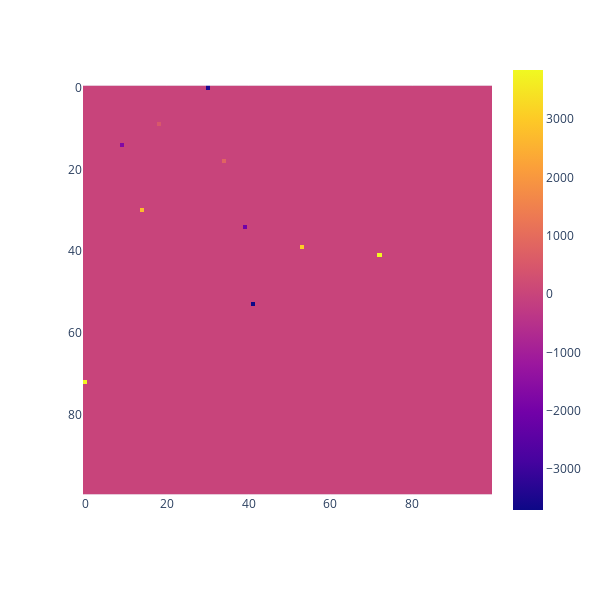

The notebook cell saved with this chart:
### Code cell
visualizations.heatmap(tracking_df['state_value'].iloc[-1], show_values=True)

### Figure 1 — Plotly figure (JSON) as saved in the notebook; plotly's stock layout.template omitted (floating-point values rounded to 4 significant figures; data arrays with more than 128 entries replaced by an {"elided": "..."} marker saying what was removed)
{"data": [{"coloraxis": "coloraxis", "hovertemplate": "x: %{x}<br>y: %{y}<br>color: %{z}<extra></extra>", "name": "0", "texttemplate": "%{z}", "type": "heatmap", "xaxis": "x", "yaxis": "y", "z": {"elided": "100x100 float values"}}], "layout": {"coloraxis": {"colorscale": [[0, "#0d0887"], [0.1111, "#46039f"], [0.2222, "#7201a8"], [0.3333, "#9c179e"], [0.4444, "#bd3786"], [0.5556, "#d8576b"], [0.6667, "#ed7953"], [0.7778, "#fb9f3a"], [0.8889, "#fdca26"], [1, "#f0f921"]]}, "height": 600, "margin": {"t": 60}, "width": 600, "xaxis": {"anchor": "y", "autorange": true, "constrain": "domain", "domain": [0, 1], "range": [-0.5, 99.5], "scaleanchor": "y"}, "yaxis": {"anchor": "x", "autorange": true, "constrain": "domain", "domain": [0.05543, 0.9446], "range": [99.5, -0.5]}}}
